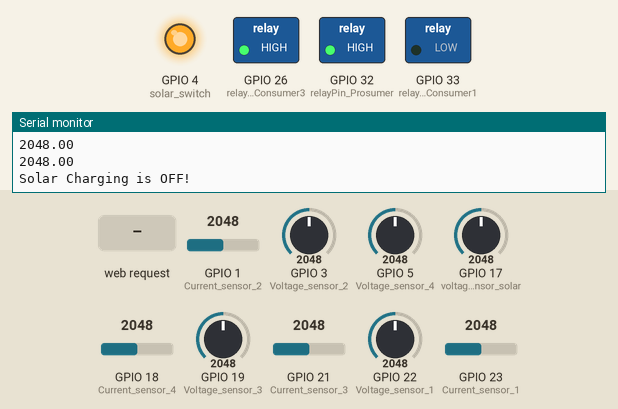
Simulated run of this program. Board: ESP32. On the bench: switched loads named in the program (green lamp = pin HIGH), output pins drawn as LEDs (lit = HIGH), the last lines printed to the serial monitor. Inputs (shaded band) come from the test bench; at power-on: GPIO 17 (voltage_sensor_solar) = 2048, GPIO 1 (Current_sensor_2) = 2048, GPIO 3 (Voltage_sensor_2) = 2048, GPIO 5 (Voltage_sensor_4) = 2048, GPIO 18 (Current_sensor_4) = 2048, GPIO 19 (Voltage_sensor_3) = 2048, GPIO 21 (Current_sensor_3) = 2048, GPIO 22 (Voltage_sensor_1) = 2048, GPIO 23 (Current_sensor_1) = 2048. WiFi joins after 1.5 s; servers stay silent unless stated.

Above: at 3.5 s.
3.6 s: HTTP request GET /relay12_ON received
At 8.2 s:
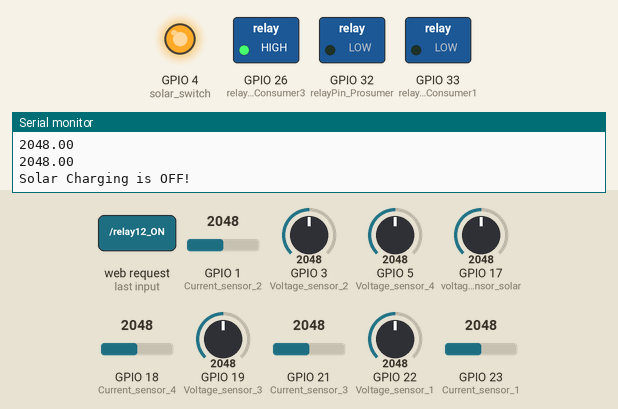
9.2 s: GPIO 17 (voltage_sensor_solar) set to 2919
14.8 s: GPIO 17 (voltage_sensor_solar) set to 3023
At 19.0 s:
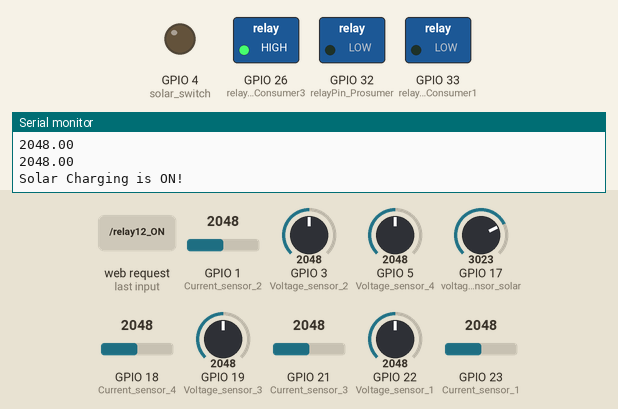
20.4 s: HTTP request GET /relay12_OFF received
At 24.1 s:
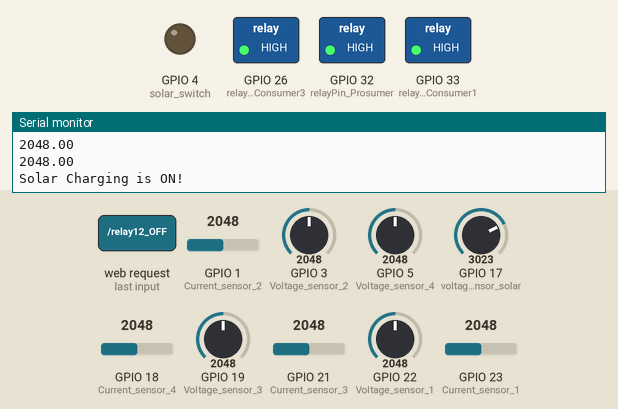
26.0 s: HTTP request GET /relay23_ON received
At 28.7 s:
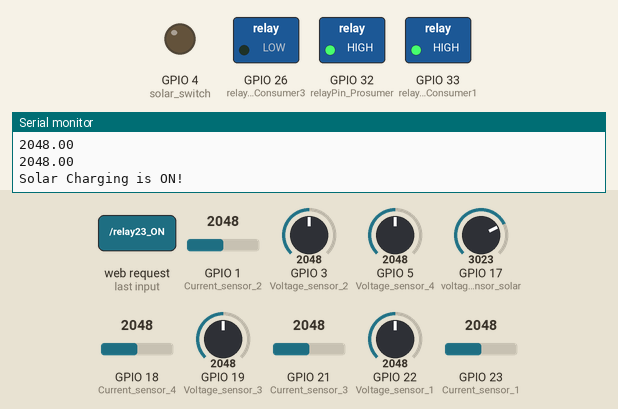
31.6 s: HTTP request GET /relay1_ON received
At 34.5 s:
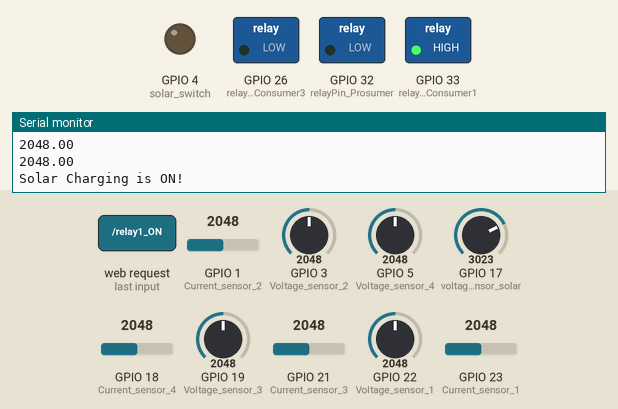
Timing chart, 0 to 36.0 s (numbered marks = the images above; inputs shaded):
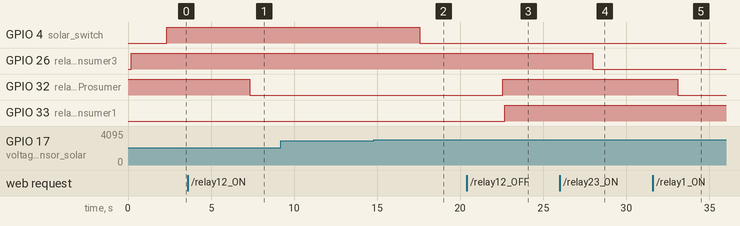

The program:

main.cpp
```cpp
#include <Arduino.h>
#include <WiFi.h>
#include <ESP32WebServer.h>
#include<Arduino.h>
#define Current_sensor_1 23
#define Voltage_sensor_1 22
#define Current_sensor_2 01
#define Voltage_sensor_2 03
#define Current_sensor_3 21
#define Voltage_sensor_3 19
#define Current_sensor_4 18
#define Voltage_sensor_4 05
#define voltage_sensor_solar 17
#define solar_switch 04

// #include <WebServer.h>
// typedef WebServer ESPWebServer;

float R1 = 29700.0;
float R2 = 7400.0;

const char *ssid = "KU-Hackfest";
const char *password = "hackfest@2023";

const int currentSensorPin_Prosumer = Current_sensor_1;  // Change to your actual current sensor pin
const int voltageSensorPin_Prosumer = Voltage_sensor_1;

const int currentSensorPin_Consumer1 = Current_sensor_2;
const int voltageSensorPin_Consumer1 = Voltage_sensor_2;

const int currentSensorPin_Consumer2 = Current_sensor_3;
const int voltageSensorPin_Consumer2 = Voltage_sensor_3;

const int currentSensorPin_Consumer3 = Current_sensor_4;
const int voltageSensorPin_Consumer3 = Voltage_sensor_4;

const int relayPin_Prosumer = 32;
const int relayPin_Consumer1 = 33;
const int relayPin_Consumer2 = 25;
const int relayPin_Consumer3 = 26;       // Change to your actual relay pin


ESP32WebServer server(80);

// HTML page as a string
// char html_template[] PROGMEM = R"=====(
// <!DOCTYPE html>
// <html>
// <head>
//   <title>Sensor and Relay Control</title>
// </head>
// <body>
//   <h1>Sensor and Relay Control</h1>
//   <p>Current: <span id="current"></span>%</p>
//   <p>Voltage: <span id="voltage"></span>V</p>
//   <button onclick="turnOnRelay()">Turn On Relay</button>
//   <button onclick="turnOffRelay()">Turn Off Relay</button>

//   <script>
//     function updateSensorData() {
//       fetch('/poll')
//         .then(response => response.json())
//         .then(data => {
//           document.getElementById('current').innerText = data.current;
//           document.getElementById('voltage').innerText = data.voltage;
//         })
//         .catch(error => console.error('Error fetching sensor data:', error));
//     }

//     function turnOnRelay() {
//       fetch('/relay/on')
//         .then(response => {
//           updateSensorData();  // Update sensor data after turning the relay on
//         });
//     }

//     function turnOffRelay() {
//       fetch('/relay/off')
//         .then(response => {
//           updateSensorData();  // Update sensor data after turning the relay off
//         });
//     }

//     setInterval(updateSensorData, 1000);  // Poll every 2 seconds for sensor data
//   </script>
// </body>
// </html>
// )=====";

void setup() {
  Serial.begin(115200);

  pinMode(Voltage_sensor_1, INPUT);
  pinMode(Current_sensor_1, INPUT);
  pinMode(Voltage_sensor_2, INPUT);
  pinMode(Current_sensor_2, INPUT);
  pinMode(Voltage_sensor_3, INPUT);
  pinMode(Current_sensor_3, INPUT);
  pinMode(Voltage_sensor_4, INPUT);
  pinMode(Current_sensor_4, INPUT);
  pinMode(voltage_sensor_solar,INPUT);
  pinMode(solar_switch,OUTPUT);

  pinMode(relayPin_Prosumer, OUTPUT);
  digitalWrite(relayPin_Prosumer, HIGH);
  delay(100);
  pinMode(relayPin_Consumer1, OUTPUT);
  digitalWrite(relayPin_Consumer2, HIGH);
  delay(100);
  pinMode(relayPin_Consumer3, OUTPUT);
  digitalWrite(relayPin_Consumer3, HIGH);
  delay(100);
  pinMode(relayPin_Consumer3, OUTPUT);
  digitalWrite(relayPin_Consumer3, HIGH);

    // Set the relay off initially

  WiFi.begin("KU-Hackfest", "hackfest@2023");
  while (WiFi.status() != WL_CONNECTED) {
    delay(1000);
    Serial.println("Connecting to WiFi...");
  }
  Serial.println("Connected to WiFi");
  Serial.print("IP address: ");
  Serial.println(WiFi.localIP());

  // server.on("/", HTTP_GET, []() {
  //   server.send(200, "text/html", html_template);
  // });

  server.on("/poll", HTTP_GET, []() {
    float currentReading_Prosumer = analogRead(currentSensorPin_Prosumer);
    float voltageReading_Prosumer = analogRead(voltageSensorPin_Prosumer);

    float currentReading_Consumer1 = analogRead(currentSensorPin_Consumer1);
    float voltageReading_Consumer1 = analogRead(voltageSensorPin_Consumer1);

    float currentReading_Consumer2 = analogRead(currentSensorPin_Consumer2);
    float voltageReading_Consumer2 = analogRead(voltageSensorPin_Consumer3);

    float currentReading_Consumer3 = analogRead(currentSensorPin_Consumer3);
    float voltageReading_Consumer3 = analogRead(voltageSensorPin_Consumer3);


    // Convert analog readings to actual values (adjust based on your sensor's specifications)
    // float current = map(currentReading, 0, 1023, 0, 100);  // Current sensor scaling
    // float voltage = map(voltageReading, 0, 1023, 0, 5);     // Voltage sensor scaling

    String response = "{\"current_prosumer\": " + String(currentReading_Prosumer) + ",\"voltageReading_Prosumer\": " + String(voltageReading_Prosumer) + ", \"CurrentReading_Consumer1\":" + String(currentReading_Prosumer) + ",\"VoltageReading_Consumer1\":" + String(voltageReading_Prosumer) + ",\"CurrentReading_Consumer2\":" + String(currentReading_Consumer2) + ",\"VoltageReading_Consumer2\":" + String(voltageReading_Consumer2) + ",\"CurrentReading_Consumer3\":" + String(currentReading_Consumer3) + ",\"VoltageReading_Consumer3\":" + String(voltageReading_Consumer3) + "}";
    server.send(200, "application/json", response);
  });

  server.on("/relay12_ON", HTTP_GET, []() {
    digitalWrite(relayPin_Prosumer, LOW);
    delay(100);
    digitalWrite(relayPin_Consumer1, LOW);
    delay(100);
    Serial.println("Relay_Prosumer and Relay_Customer1 ON");  // Turn the relay on
    server.send(200, "text/plain", "Relay_Prosumer and Relay_Customer1 turned ON");
  });

  server.on("/relay12_OFF", HTTP_GET, []() {
    digitalWrite(relayPin_Prosumer, HIGH);
    delay(100);
    digitalWrite(relayPin_Consumer1, HIGH);
    delay(100);
    Serial.println("Relay_Prosumer and Relay_Customer1 OFF");
    delay(100); // Turn the relay off
    server.send(200, "text/plain", "Relay turned OFF");
  });

  server.on("/relay23_ON", HTTP_GET, []() {
    digitalWrite(relayPin_Consumer2, LOW);
    delay(100);
    digitalWrite(relayPin_Consumer3, LOW);
    delay(100);
    Serial.println("Relay_Customer2 and Relay_Customer3 ON");  // Turn the relay on
    server.send(200, "text/plain", "Relay_Customer2 and Relay_Customer3 turned ON");
  });

  server.on("/relay23_OFF", HTTP_GET, []() {
    digitalWrite(relayPin_Consumer2, HIGH);
    delay(100);
    digitalWrite(relayPin_Consumer3, HIGH);
    delay(100);
    Serial.println("Relay_Customer2 and Relay_Customer3 OFF");  // Turn the relay on
    server.send(200, "text/plain", "Relay_Customer2 and Relay_Customer3 turned OFF");
  });

  server.on("/relay1_ON", HTTP_GET, []() {
    digitalWrite(relayPin_Prosumer, LOW);
    delay(100);
    Serial.println("Relay_Prosumer ON");  // Turn the relay on
    server.send(200, "text/plain", "Relay_Prosumer turned ON");
  });

  server.on("/relay1_OFF", HTTP_GET, []() {
    digitalWrite(relayPin_Prosumer, HIGH);
    delay(100);
    Serial.println("Relay_Prosumer OFF");  // Turn the relay on
    server.send(200, "text/plain", "Relay_Prosumer turned OFF");
  });

  server.on("/relay2_ON", HTTP_GET, []() {
    digitalWrite(relayPin_Consumer1, LOW);
    delay(100);
    Serial.println("Relay_Customer1 ON");  // Turn the relay on
    server.send(200, "text/plain", "Relay_Customer1 turned ON");
  });

  server.on("/relay2_OFF", HTTP_GET, []() {
    digitalWrite(relayPin_Consumer1, HIGH);
    delay(100);
    Serial.println("Relay_Customer1 OFF");  // Turn the relay on
    server.send(200, "text/plain", "Relay_Customer1 turned OFF");
  });

  server.on("/relay3_ON", HTTP_GET, []() {
    digitalWrite(relayPin_Consumer2, LOW);
    delay(100);
    Serial.println("Relay_Customer2 ON");  // Turn the relay on
    server.send(200, "text/plain", "Relay_Customer2 turned ON");
  });

  server.on("/relay3_OFF", HTTP_GET, []() {
    digitalWrite(relayPin_Consumer2, HIGH);
    delay(100);
    Serial.println("Relay_Customer2 OFF");  // Turn the relay on
    server.send(200, "text/plain", "Relay_Customer2 turned OFF");
  });

  server.begin();
}

void loop() {
  server.handleClient();
  float vtg_sensorValue_1 = analogRead(Voltage_sensor_1);
  float Current_sensorValue_1 = analogRead(Current_sensor_1);
  float vtg_sensorValue_2 = analogRead(Voltage_sensor_2);
  float Current_sensorValue_2 = analogRead(Current_sensor_2);
  float vtg_sensorValue_3 = analogRead(Voltage_sensor_3);
  float Current_sensorValue_3 = analogRead(Current_sensor_3);
  float vtg_sensorValue_4 = analogRead(Voltage_sensor_4);
  float Current_sensorValue_4 = analogRead(Current_sensor_4);
  float voltage_sensor_solar_value = analogRead(voltage_sensor_solar);

  // Convert the analog reading (which goes from 0 - 4095) to a voltage (0 - 3.3V): for sensor_1

  float voltage_1 = (vtg_sensorValue_1 * 3.3)/ 4096;
  voltage_1 = voltage_1 / (R2/(R1+R2)) ;


  float voltage_2 = (vtg_sensorValue_2 * 3.3)/ 4096;
  voltage_2 = voltage_2 / (R2/(R1+R2)) ;


  float voltage_3 = (vtg_sensorValue_3 * 3.3)/ 4096;
  voltage_3 = voltage_3 / (R2/(R1+R2)) ;


  float voltage_4 = (vtg_sensorValue_4 * 3.3)/ 4096;
  voltage_4 = voltage_4 / (R2/(R1+R2)) ;

  float solar_voltage = (voltage_sensor_solar_value * 3.3)/ 4096;
  solar_voltage = solar_voltage / (R2/(R1+R2)) ;


  //  current sensed 30 amp sensor
  float voltage_1_1 = (Current_sensorValue_1 * 5)/ 4095;
  float current_1 = (voltage_1_1-2.4)/0.100;
  current_1 = current_1 - 10.30;

  float voltage_1_2 = (Current_sensorValue_2 * 5)/ 4095;
  float current_2 = (voltage_1_2-2.4)/0.100;
  current_2 = current_2 - 10.30;

  float voltage_1_3 = (Current_sensorValue_3 * 5)/ 4095;
  float current_3 = (voltage_1_3-2.4)/0.100;
  current_3 = current_3 - 10.30;

  float voltage_1_4 = (Current_sensorValue_4 * 5)/ 4095;
  float current_4 = (voltage_1_4-2.4)/0.100;
  current_4 = current_4 - 10.30;

// setting current sensed -ve to zero

  if (current_1<=1){
    current_1 = 0;
  }

  if (current_2<=1){
    current_2 = 0;
  }

  if (current_3<=1){
    current_3 = 0;
  }

  if (current_4<=1){
    current_4 = 0;
  }


  // displaying voltage sensed
  Serial.print("Voltage_1 = ");
  Serial.print(voltage_1);
  Serial.println(" V");
  Serial.print("Voltage_2 = ");
  Serial.print(voltage_2);
  Serial.println(" V");
  Serial.print("Voltage_3 = ");
  Serial.print(voltage_3);
  Serial.println(" V");
  Serial.print("Voltage_4 = ");
  Serial.print(voltage_4);
  Serial.println(" V");
   Serial.print("solar_voltage = ");
  Serial.print(solar_voltage);
  Serial.println(" V");


// displaying the current sensed
  Serial.print("current_1 = ");
  Serial.print(current_1);
  Serial.println(" A");

  Serial.print("current_2 = ");
  Serial.print(current_2);
  Serial.println(" A");

  Serial.print("current_3 = ");
  Serial.print(current_3);
  Serial.println(" A");

  Serial.print("current_4 = ");
  Serial.print(current_4);
  Serial.println(" A");

  Serial.println(Current_sensorValue_1);
  Serial.println(Current_sensorValue_2);
  Serial.println(Current_sensorValue_3);
  Serial.println(Current_sensorValue_4);


//for solar charging the battery  our relay module is active Low
if (solar_voltage <=11){
  Serial.println("Solar Charging is OFF!");
  digitalWrite(solar_switch,HIGH);
}
if (solar_voltage >12){
  Serial.println("Solar Charging is ON!");
  digitalWrite(solar_switch,LOW);
}
  delay(5000); // Wait for a second
}

// relay testing


// # define relaytest  23
// void setup(){
//   pinMode(relaytest , OUTPUT);
//   delay(1000);
// }

// void loop (){
//   Serial.begin(115200);
//   digitalWrite(relaytest,HIGH);
//   delay(2000);// wait for 2 seconds
//   digitalWrite(relaytest,LOW);
//   delay(2000);//wait for another 2 seconds
// }
```

Measured:
- the behaviour switches between 2970 and 2971 on GPIO 17 (voltage_sensor_solar) (found by bisection; images 1 and 2)
- after the input at 3.6 s, GPIO 32 (relayPin_Prosumer): HIGH → LOW after 3.7 s
- after the input at 14.8 s, GPIO 4 (solar_switch): HIGH → LOW after 2.8 s
- after the input at 20.4 s, GPIO 32 (relayPin_Prosumer): LOW → HIGH after 2.2 s; GPIO 33 (relayPin_Consumer1): LOW → HIGH after 2.3 s
- after the input at 26.0 s, GPIO 26 (relayPin_Consumer3): HIGH → LOW after 2.0 s
- after the input at 31.6 s, GPIO 32 (relayPin_Prosumer): HIGH → LOW after 1.5 s
